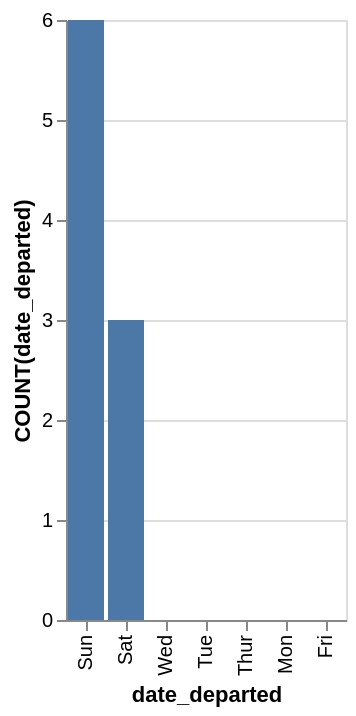

Express this chart as Vega-Lite.
### Vega-Lite specification from a JSON file in a GitHub repository (floating-point values rounded to 4 significant figures)
{"data": {"values": [{"x_data": "Sun", "y_data": 6}, {"x_data": "Sat", "y_data": 3}, {"x_data": "Wed", "y_data": 0}, {"x_data": "Tue", "y_data": 0}, {"x_data": "Thur", "y_data": 0}, {"x_data": "Mon", "y_data": 0}, {"x_data": "Fri", "y_data": 0}]}, "mark": "bar", "encoding": {"x": {"field": "x_data", "type": "nominal", "title": "date_departed", "sort": {"op": "sum", "field": "y_data", "order": "descending"}}, "y": {"field": "y_data", "type": "quantitative", "title": "COUNT(date_departed)"}}}
